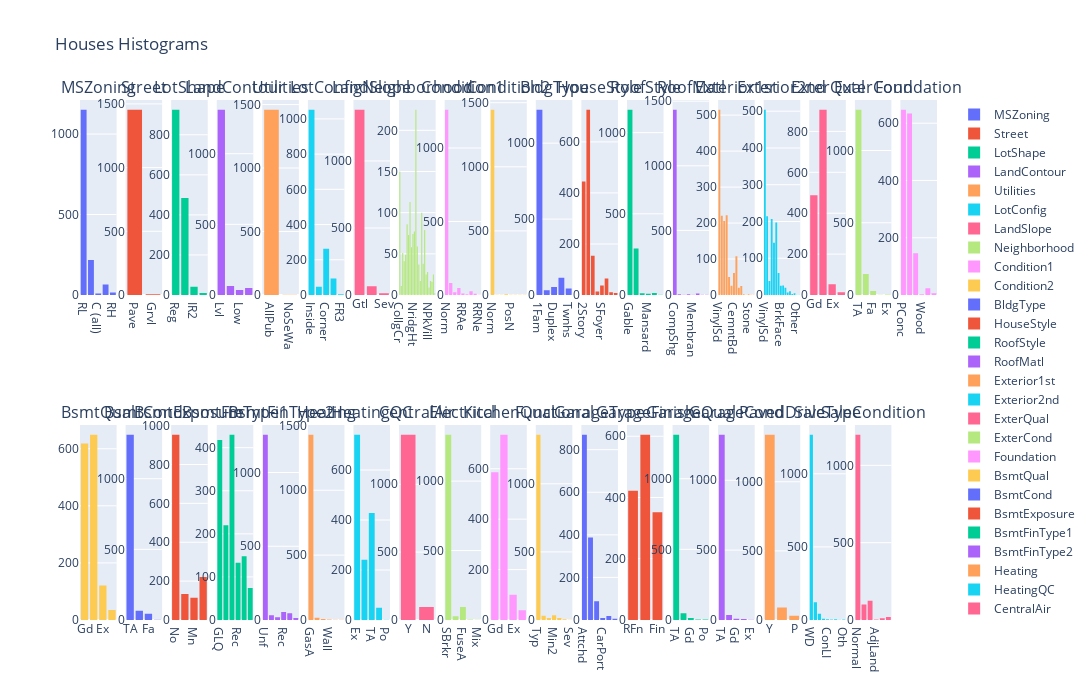

Here is the notebook cell this chart was saved with:
### Code cell
# Рассмотрим категориальные признаки

_cat_features = cat_features(houses_raw_df)
_n_cols = int(np.ceil(len(_num_features) / 2))
fig = make_subplots(rows=2, cols=_n_cols, subplot_titles=_cat_features)

for idx, feature in enumerate(_cat_features):
    r = idx // _n_cols + 1
    c = idx % _n_cols + 1
    fig.add_histogram(
        x=houses_raw_df[feature],
        row=r, col=c,
        name=feature,
    )
    
fig.update_layout(height=700, width=4500, title_text="Houses Histograms")
fig.show()

# Отсюда также предлагается удалить признаки где один единственный класс представляет большую часть признака.
# В целом с категориальными признакми все более менее стандартно.

### Figure 1 — Plotly figure (JSON) as saved in the notebook; plotly's stock layout.template omitted (floating-point values rounded to 4 significant figures; data arrays with more than 128 entries replaced by an {"elided": "..."} marker saying what was removed)
{"data": [{"name": "MSZoning", "type": "histogram", "x": {"elided": "1460 str values"}, "xaxis": "x", "yaxis": "y"}, {"name": "Street", "type": "histogram", "x": {"elided": "1460 str values"}, "xaxis": "x2", "yaxis": "y2"}, {"name": "LotShape", "type": "histogram", "x": {"elided": "1460 str values"}, "xaxis": "x3", "yaxis": "y3"}, {"name": "LandContour", "type": "histogram", "x": {"elided": "1460 str values"}, "xaxis": "x4", "yaxis": "y4"}, {"name": "Utilities", "type": "histogram", "x": {"elided": "1460 str values"}, "xaxis": "x5", "yaxis": "y5"}, {"name": "LotConfig", "type": "histogram", "x": {"elided": "1460 str values"}, "xaxis": "x6", "yaxis": "y6"}, {"name": "LandSlope", "type": "histogram", "x": {"elided": "1460 str values"}, "xaxis": "x7", "yaxis": "y7"}, {"name": "Neighborhood", "type": "histogram", "x": {"elided": "1460 str values"}, "xaxis": "x8", "yaxis": "y8"}, {"name": "Condition1", "type": "histogram", "x": {"elided": "1460 str values"}, "xaxis": "x9", "yaxis": "y9"}, {"name": "Condition2", "type": "histogram", "x": {"elided": "1460 str values"}, "xaxis": "x10", "yaxis": "y10"}, {"name": "BldgType", "type": "histogram", "x": {"elided": "1460 str values"}, "xaxis": "x11", "yaxis": "y11"}, {"name": "HouseStyle", "type": "histogram", "x": {"elided": "1460 str values"}, "xaxis": "x12", "yaxis": "y12"}, {"name": "RoofStyle", "type": "histogram", "x": {"elided": "1460 str values"}, "xaxis": "x13", "yaxis": "y13"}, {"name": "RoofMatl", "type": "histogram", "x": {"elided": "1460 str values"}, "xaxis": "x14", "yaxis": "y14"}, {"name": "Exterior1st", "type": "histogram", "x": {"elided": "1460 str values"}, "xaxis": "x15", "yaxis": "y15"}, {"name": "Exterior2nd", "type": "histogram", "x": {"elided": "1460 str values"}, "xaxis": "x16", "yaxis": "y16"}, {"name": "ExterQual", "type": "histogram", "x": {"elided": "1460 str values"}, "xaxis": "x17", "yaxis": "y17"}, {"name": "ExterCond", "type": "histogram", "x": {"elided": "1460 str values"}, "xaxis": "x18", "yaxis": "y18"}, {"name": "Foundation", "type": "histogram", "x": {"elided": "1460 str values"}, "xaxis": "x19", "yaxis": "y19"}, {"name": "BsmtQual", "type": "histogram", "x": {"elided": "1460 str values"}, "xaxis": "x20", "yaxis": "y20"}, {"name": "BsmtCond", "type": "histogram", "x": {"elided": "1460 str values"}, "xaxis": "x21", "yaxis": "y21"}, {"name": "BsmtExposure", "type": "histogram", "x": {"elided": "1460 str values"}, "xaxis": "x22", "yaxis": "y22"}, {"name": "BsmtFinType1", "type": "histogram", "x": {"elided": "1460 str values"}, "xaxis": "x23", "yaxis": "y23"}, {"name": "BsmtFinType2", "type": "histogram", "x": {"elided": "1460 str values"}, "xaxis": "x24", "yaxis": "y24"}, {"name": "Heating", "type": "histogram", "x": {"elided": "1460 str values"}, "xaxis": "x25", "yaxis": "y25"}, {"name": "HeatingQC", "type": "histogram", "x": {"elided": "1460 str values"}, "xaxis": "x26", "yaxis": "y26"}, {"name": "CentralAir", "type": "histogram", "x": {"elided": "1460 str values"}, "xaxis": "x27", "yaxis": "y27"}, {"name": "Electrical", "type": "histogram", "x": {"elided": "1460 str values"}, "xaxis": "x28", "yaxis": "y28"}, {"name": "KitchenQual", "type": "histogram", "x": {"elided": "1460 str values"}, "xaxis": "x29", "yaxis": "y29"}, {"name": "Functional", "type": "histogram", "x": {"elided": "1460 str values"}, "xaxis": "x30", "yaxis": "y30"}, {"name": "GarageType", "type": "histogram", "x": {"elided": "1460 str values"}, "xaxis": "x31", "yaxis": "y31"}, {"name": "GarageFinish", "type": "histogram", "x": {"elided": "1460 str values"}, "xaxis": "x32", "yaxis": "y32"}, {"name": "GarageQual", "type": "histogram", "x": {"elided": "1460 str values"}, "xaxis": "x33", "yaxis": "y33"}, {"name": "GarageCond", "type": "histogram", "x": {"elided": "1460 str values"}, "xaxis": "x34", "yaxis": "y34"}, {"name": "PavedDrive", "type": "histogram", "x": {"elided": "1460 str values"}, "xaxis": "x35", "yaxis": "y35"}, {"name": "SaleType", "type": "histogram", "x": {"elided": "1460 str values"}, "xaxis": "x36", "yaxis": "y36"}, {"name": "SaleCondition", "type": "histogram", "x": {"elided": "1460 str values"}, "xaxis": "x37", "yaxis": "y37"}], "layout": {"annotations": [{"font": {"size": 16}, "showarrow": false, "text": "MSZoning", "x": 0.02133, "xanchor": "center", "xref": "paper", "y": 1, "yanchor": "bottom", "yref": "paper"}, {"font": {"size": 16}, "showarrow": false, "text": "Street", "x": 0.07452, "xanchor": "center", "xref": "paper", "y": 1, "yanchor": "bottom", "yref": "paper"}, {"font": {"size": 16}, "showarrow": false, "text": "LotShape", "x": 0.1277, "xanchor": "center", "xref": "paper", "y": 1, "yanchor": "bottom", "yref": "paper"}, {"font": {"size": 16}, "showarrow": false, "text": "LandContour", "x": 0.1809, "xanchor": "center", "xref": "paper", "y": 1, "yanchor": "bottom", "yref": "paper"}, {"font": {"size": 16}, "showarrow": false, "text": "Utilities", "x": 0.2341, "xanchor": "center", "xref": "paper", "y": 1, "yanchor": "bottom", "yref": "paper"}, {"font": {"size": 16}, "showarrow": false, "text": "LotConfig", "x": 0.2873, "xanchor": "center", "xref": "paper", "y": 1, "yanchor": "bottom", "yref": "paper"}, {"font": {"size": 16}, "showarrow": false, "text": "LandSlope", "x": 0.3404, "xanchor": "center", "xref": "paper", "y": 1, "yanchor": "bottom", "yref": "paper"}, {"font": {"size": 16}, "showarrow": false, "text": "Neighborhood", "x": 0.3936, "xanchor": "center", "xref": "paper", "y": 1, "yanchor": "bottom", "yref": "paper"}, {"font": {"size": 16}, "showarrow": false, "text": "Condition1", "x": 0.4468, "xanchor": "center", "xref": "paper", "y": 1, "yanchor": "bottom", "yref": "paper"}, {"font": {"size": 16}, "showarrow": false, "text": "Condition2", "x": 0.5, "xanchor": "center", "xref": "paper", "y": 1, "yanchor": "bottom", "yref": "paper"}, {"font": {"size": 16}, "showarrow": false, "text": "BldgType", "x": 0.5532, "xanchor": "center", "xref": "paper", "y": 1, "yanchor": "bottom", "yref": "paper"}, {"font": {"size": 16}, "showarrow": false, "text": "HouseStyle", "x": 0.6064, "xanchor": "center", "xref": "paper", "y": 1, "yanchor": "bottom", "yref": "paper"}, {"font": {"size": 16}, "showarrow": false, "text": "RoofStyle", "x": 0.6596, "xanchor": "center", "xref": "paper", "y": 1, "yanchor": "bottom", "yref": "paper"}, {"font": {"size": 16}, "showarrow": false, "text": "RoofMatl", "x": 0.7127, "xanchor": "center", "xref": "paper", "y": 1, "yanchor": "bottom", "yref": "paper"}, {"font": {"size": 16}, "showarrow": false, "text": "Exterior1st", "x": 0.7659, "xanchor": "center", "xref": "paper", "y": 1, "yanchor": "bottom", "yref": "paper"}, {"font": {"size": 16}, "showarrow": false, "text": "Exterior2nd", "x": 0.8191, "xanchor": "center", "xref": "paper", "y": 1, "yanchor": "bottom", "yref": "paper"}, {"font": {"size": 16}, "showarrow": false, "text": "ExterQual", "x": 0.8723, "xanchor": "center", "xref": "paper", "y": 1, "yanchor": "bottom", "yref": "paper"}, {"font": {"size": 16}, "showarrow": false, "text": "ExterCond", "x": 0.9255, "xanchor": "center", "xref": "paper", "y": 1, "yanchor": "bottom", "yref": "paper"}, {"font": {"size": 16}, "showarrow": false, "text": "Foundation", "x": 0.9787, "xanchor": "center", "xref": "paper", "y": 1, "yanchor": "bottom", "yref": "paper"}, {"font": {"size": 16}, "showarrow": false, "text": "BsmtQual", "x": 0.02133, "xanchor": "center", "xref": "paper", "y": 0.375, "yanchor": "bottom", "yref": "paper"}, {"font": {"size": 16}, "showarrow": false, "text": "BsmtCond", "x": 0.07452, "xanchor": "center", "xref": "paper", "y": 0.375, "yanchor": "bottom", "yref": "paper"}, {"font": {"size": 16}, "showarrow": false, "text": "BsmtExposure", "x": 0.1277, "xanchor": "center", "xref": "paper", "y": 0.375, "yanchor": "bottom", "yref": "paper"}, {"font": {"size": 16}, "showarrow": false, "text": "BsmtFinType1", "x": 0.1809, "xanchor": "center", "xref": "paper", "y": 0.375, "yanchor": "bottom", "yref": "paper"}, {"font": {"size": 16}, "showarrow": false, "text": "BsmtFinType2", "x": 0.2341, "xanchor": "center", "xref": "paper", "y": 0.375, "yanchor": "bottom", "yref": "paper"}, {"font": {"size": 16}, "showarrow": false, "text": "Heating", "x": 0.2873, "xanchor": "center", "xref": "paper", "y": 0.375, "yanchor": "bottom", "yref": "paper"}, {"font": {"size": 16}, "showarrow": false, "text": "HeatingQC", "x": 0.3404, "xanchor": "center", "xref": "paper", "y": 0.375, "yanchor": "bottom", "yref": "paper"}, {"font": {"size": 16}, "showarrow": false, "text": "CentralAir", "x": 0.3936, "xanchor": "center", "xref": "paper", "y": 0.375, "yanchor": "bottom", "yref": "paper"}, {"font": {"size": 16}, "showarrow": false, "text": "Electrical", "x": 0.4468, "xanchor": "center", "xref": "paper", "y": 0.375, "yanchor": "bottom", "yref": "paper"}, {"font": {"size": 16}, "showarrow": false, "text": "KitchenQual", "x": 0.5, "xanchor": "center", "xref": "paper", "y": 0.375, "yanchor": "bottom", "yref": "paper"}, {"font": {"size": 16}, "showarrow": false, "text": "Functional", "x": 0.5532, "xanchor": "center", "xref": "paper", "y": 0.375, "yanchor": "bottom", "yref": "paper"}, {"font": {"size": 16}, "showarrow": false, "text": "GarageType", "x": 0.6064, "xanchor": "center", "xref": "paper", "y": 0.375, "yanchor": "bottom", "yref": "paper"}, {"font": {"size": 16}, "showarrow": false, "text": "GarageFinish", "x": 0.6596, "xanchor": "center", "xref": "paper", "y": 0.375, "yanchor": "bottom", "yref": "paper"}, {"font": {"size": 16}, "showarrow": false, "text": "GarageQual", "x": 0.7127, "xanchor": "center", "xref": "paper", "y": 0.375, "yanchor": "bottom", "yref": "paper"}, {"font": {"size": 16}, "showarrow": false, "text": "GarageCond", "x": 0.7659, "xanchor": "center", "xref": "paper", "y": 0.375, "yanchor": "bottom", "yref": "paper"}, {"font": {"size": 16}, "showarrow": false, "text": "PavedDrive", "x": 0.8191, "xanchor": "center", "xref": "paper", "y": 0.375, "yanchor": "bottom", "yref": "paper"}, {"font": {"size": 16}, "showarrow": false, "text": "SaleType", "x": 0.8723, "xanchor": "center", "xref": "paper", "y": 0.375, "yanchor": "bottom", "yref": "paper"}, {"font": {"size": 16}, "showarrow": false, "text": "SaleCondition", "x": 0.9255, "xanchor": "center", "xref": "paper", "y": 0.375, "yanchor": "bottom", "yref": "paper"}], "height": 700, "title": {"text": "Houses Histograms"}, "width": 4500, "xaxis": {"anchor": "y", "domain": [0, 0.04266]}, "xaxis10": {"anchor": "y10", "domain": [0.4787, 0.5213]}, "xaxis11": {"anchor": "y11", "domain": [0.5319, 0.5745]}, "xaxis12": {"anchor": "y12", "domain": [0.585, 0.6277]}, "xaxis13": {"anchor": "y13", "domain": [0.6382, 0.6809]}, "xaxis14": {"anchor": "y14", "domain": [0.6914, 0.7341]}, "xaxis15": {"anchor": "y15", "domain": [0.7446, 0.7873]}, "xaxis16": {"anchor": "y16", "domain": [0.7978, 0.8404]}, "xaxis17": {"anchor": "y17", "domain": [0.851, 0.8936]}, "xaxis18": {"anchor": "y18", "domain": [0.9042, 0.9468]}, "xaxis19": {"anchor": "y19", "domain": [0.9573, 1]}, "xaxis2": {"anchor": "y2", "domain": [0.05319, 0.09584]}, "xaxis20": {"anchor": "y20", "domain": [0, 0.04266]}, "xaxis21": {"anchor": "y21", "domain": [0.05319, 0.09584]}, "xaxis22": {"anchor": "y22", "domain": [0.1064, 0.149]}, "xaxis23": {"anchor": "y23", "domain": [0.1596, 0.2022]}, "xaxis24": {"anchor": "y24", "domain": [0.2127, 0.2554]}, "xaxis25": {"anchor": "y25", "domain": [0.2659, 0.3086]}, "xaxis26": {"anchor": "y26", "domain": [0.3191, 0.3618]}, "xaxis27": {"anchor": "y27", "domain": [0.3723, 0.415]}, "xaxis28": {"anchor": "y28", "domain": [0.4255, 0.4681]}, "xaxis29": {"anchor": "y29", "domain": [0.4787, 0.5213]}, "xaxis3": {"anchor": "y3", "domain": [0.1064, 0.149]}, "xaxis30": {"anchor": "y30", "domain": [0.5319, 0.5745]}, "xaxis31": {"anchor": "y31", "domain": [0.585, 0.6277]}, "xaxis32": {"anchor": "y32", "domain": [0.6382, 0.6809]}, "xaxis33": {"anchor": "y33", "domain": [0.6914, 0.7341]}, "xaxis34": {"anchor": "y34", "domain": [0.7446, 0.7873]}, "xaxis35": {"anchor": "y35", "domain": [0.7978, 0.8404]}, "xaxis36": {"anchor": "y36", "domain": [0.851, 0.8936]}, "xaxis37": {"anchor": "y37", "domain": [0.9042, 0.9468]}, "xaxis38": {"anchor": "y38", "domain": [0.9573, 1]}, "xaxis4": {"anchor": "y4", "domain": [0.1596, 0.2022]}, "xaxis5": {"anchor": "y5", "domain": [0.2127, 0.2554]}, "xaxis6": {"anchor": "y6", "domain": [0.2659, 0.3086]}, "xaxis7": {"anchor": "y7", "domain": [0.3191, 0.3618]}, "xaxis8": {"anchor": "y8", "domain": [0.3723, 0.415]}, "xaxis9": {"anchor": "y9", "domain": [0.4255, 0.4681]}, "yaxis": {"anchor": "x", "domain": [0.625, 1]}, "yaxis10": {"anchor": "x10", "domain": [0.625, 1]}, "yaxis11": {"anchor": "x11", "domain": [0.625, 1]}, "yaxis12": {"anchor": "x12", "domain": [0.625, 1]}, "yaxis13": {"anchor": "x13", "domain": [0.625, 1]}, "yaxis14": {"anchor": "x14", "domain": [0.625, 1]}, "yaxis15": {"anchor": "x15", "domain": [0.625, 1]}, "yaxis16": {"anchor": "x16", "domain": [0.625, 1]}, "yaxis17": {"anchor": "x17", "domain": [0.625, 1]}, "yaxis18": {"anchor": "x18", "domain": [0.625, 1]}, "yaxis19": {"anchor": "x19", "domain": [0.625, 1]}, "yaxis2": {"anchor": "x2", "domain": [0.625, 1]}, "yaxis20": {"anchor": "x20", "domain": [0, 0.375]}, "yaxis21": {"anchor": "x21", "domain": [0, 0.375]}, "yaxis22": {"anchor": "x22", "domain": [0, 0.375]}, "yaxis23": {"anchor": "x23", "domain": [0, 0.375]}, "yaxis24": {"anchor": "x24", "domain": [0, 0.375]}, "yaxis25": {"anchor": "x25", "domain": [0, 0.375]}, "yaxis26": {"anchor": "x26", "domain": [0, 0.375]}, "yaxis27": {"anchor": "x27", "domain": [0, 0.375]}, "yaxis28": {"anchor": "x28", "domain": [0, 0.375]}, "yaxis29": {"anchor": "x29", "domain": [0, 0.375]}, "yaxis3": {"anchor": "x3", "domain": [0.625, 1]}, "yaxis30": {"anchor": "x30", "domain": [0, 0.375]}, "yaxis31": {"anchor": "x31", "domain": [0, 0.375]}, "yaxis32": {"anchor": "x32", "domain": [0, 0.375]}, "yaxis33": {"anchor": "x33", "domain": [0, 0.375]}, "yaxis34": {"anchor": "x34", "domain": [0, 0.375]}, "yaxis35": {"anchor": "x35", "domain": [0, 0.375]}, "yaxis36": {"anchor": "x36", "domain": [0, 0.375]}, "yaxis37": {"anchor": "x37", "domain": [0, 0.375]}, "yaxis38": {"anchor": "x38", "domain": [0, 0.375]}, "yaxis4": {"anchor": "x4", "domain": [0.625, 1]}, "yaxis5": {"anchor": "x5", "domain": [0.625, 1]}, "yaxis6": {"anchor": "x6", "domain": [0.625, 1]}, "yaxis7": {"anchor": "x7", "domain": [0.625, 1]}, "yaxis8": {"anchor": "x8", "domain": [0.625, 1]}, "yaxis9": {"anchor": "x9", "domain": [0.625, 1]}}}
